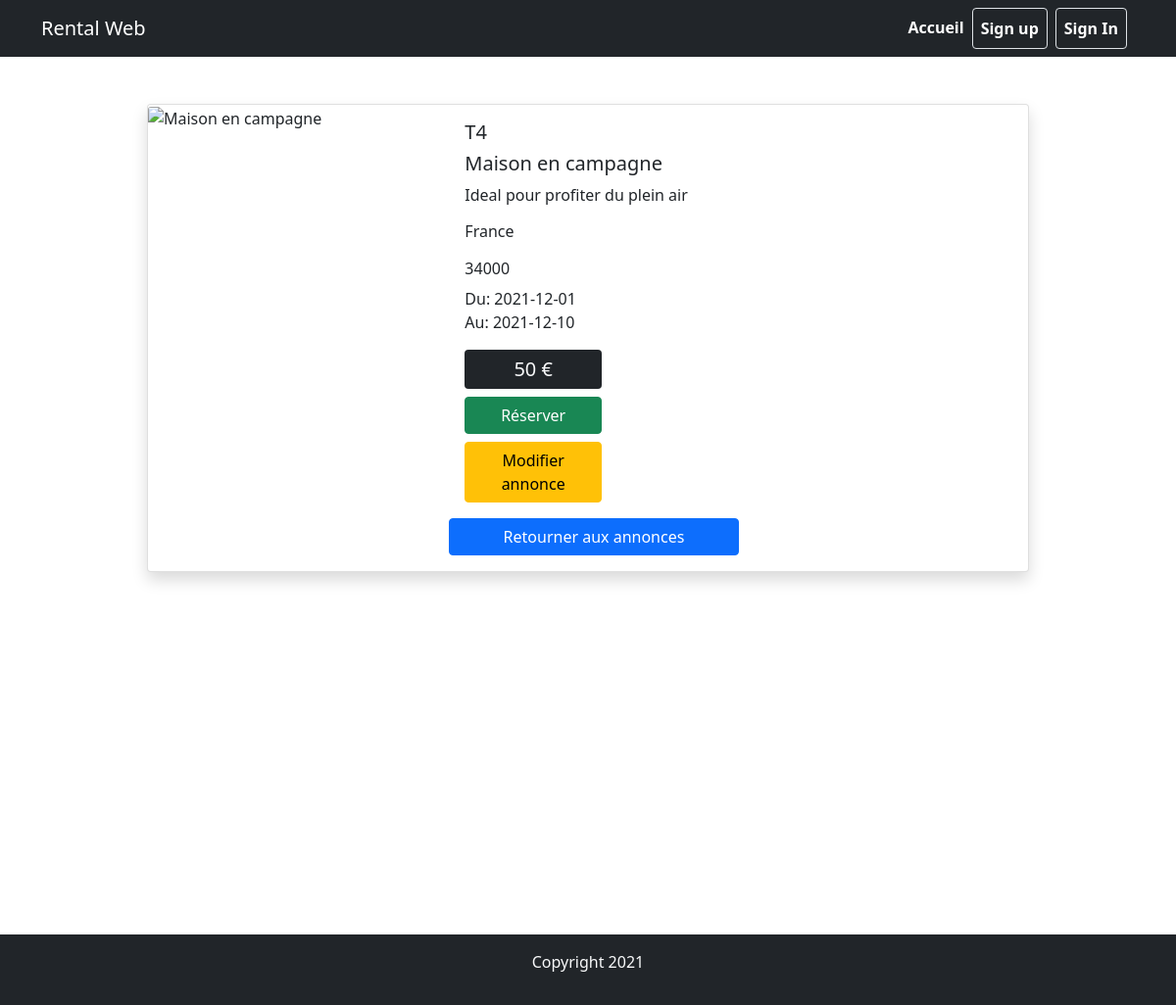
Before: /app/annonce-details.php?id=3 with the older database file.
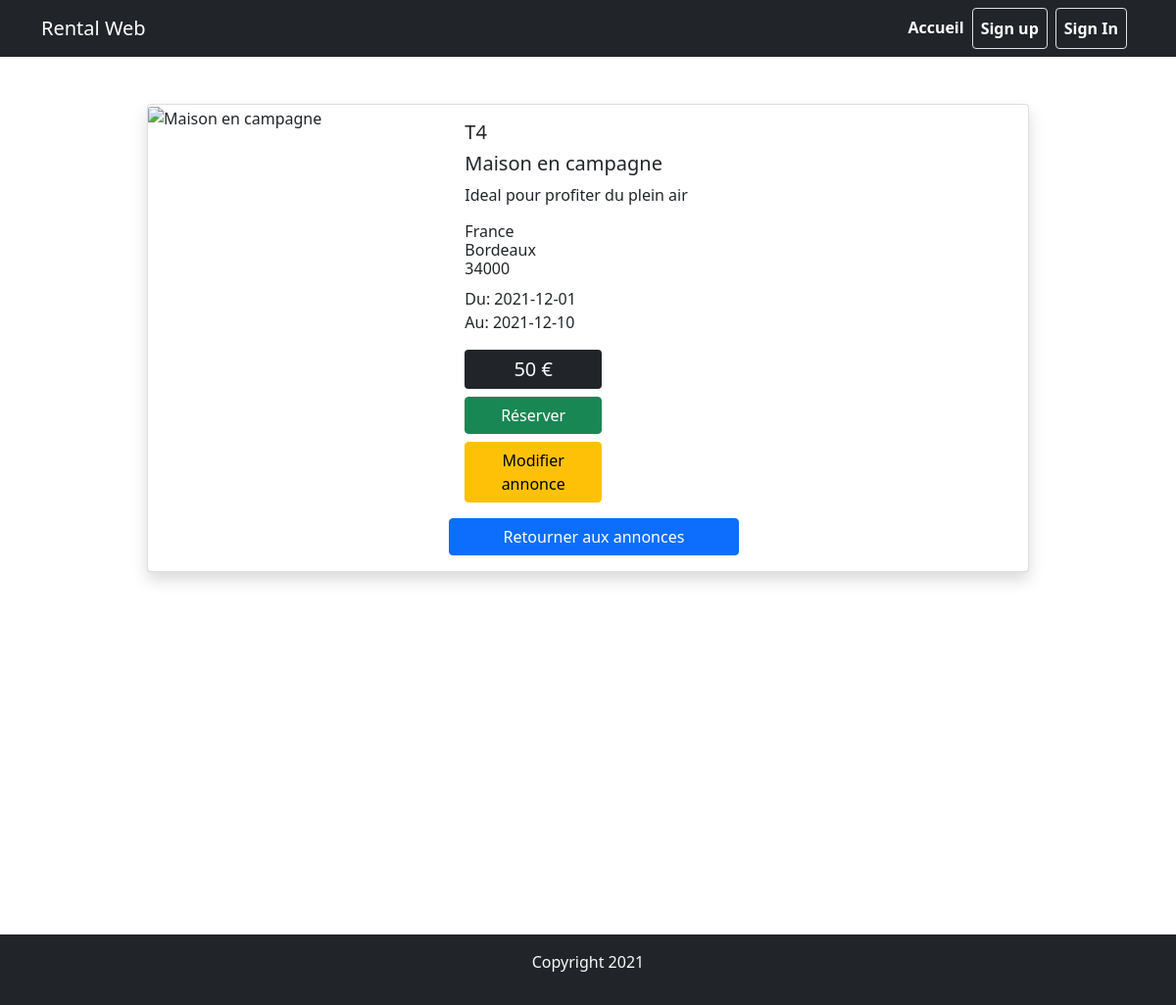
After: the same page with the newer database file.
### tables this page shows
CREATE TABLE annonce(
  annonce_id INT NOT NULL PRIMARY KEY AUTO_INCREMENT,
  title VARCHAR (255) NOT NULL,
  type VARCHAR (255) NOT NULL,
  description TEXT NOT NULL,
  country VARCHAR (255) NOT NULL,
  town VARCHAR (255) NOT NULL,
  cp INT (25) NOT NULL,
  price FLOAT NOT NULL,
  image VARCHAR (600),
  rentalStart Date,
  rentalEnd Date
);

### app/_view-details.php (called while the page is built, shortened)
<?php
$id = $_GET['id'];
$viewAnnonce = "SELECT * from annonce WHERE annonce_id = :annonce_id";
$reqViewAnnonce = $connexion->prepare($viewAnnonce);
$reqViewAnnonce->bindValue(':annonce_id',$id);
$reqViewAnnonce->execute();
$annonce = $reqViewAnnonce->fetch();
?>

### app/annonce-details.php (the view, shortened to what this page needs)
<?php
require "includes/connect.php";
include_once "_head.php";
include_once "_view-details.php"
?>
<section class="vh-100 my-5">
    <div class="card mb-3 w-75 mx-auto rounded shadow">
        <div class="row no-gutters">
            <div class="col-md-4">
                <img src="<?php echo $annonce['image']; ?>" class="card-img" alt="<?php echo $annonce['title']; ?>">
            </div>
            <div class="col-md-8">
                <div class="card-body">
                    <h5 class="card-title"> <?php echo $annonce['type']; ?> </h5>
                    <h5 class="card-title"> <?php echo $annonce['title']; ?> </h5>
                    <p class="card-text"> <?php echo $annonce['description']; ?> </p>
                    <h6 class="card-title">
                        <?php echo $annonce['country']; ?> <br>
                        <?php echo $annonce['town']; ?> <br>
                        <?php echo $annonce['cp']; ?>
                    </h6>
                    <p class="card-text">
                        Du: <?php echo $annonce['rentalStart']; ?> <br>
                        Au: <?php echo $annonce['rentalEnd']; ?>
                    </p>
                    <h5 class="card-title bg-dark text-light text-center w-25 rounded p-2"> <?php echo $annonce['price']; ?> €</h5>
                    <button type="submit" class="btn btn-success w-25">Réserver</button>
                    <div class="mt-2">
                        <a href="edit-annonce.php?id=<?php echo $product['product_id']; ?>" class="btn btn-warning w-25 text-center">Modifier annonce</a>
                    </div>
                </div>
                <a href="page-annonces.php?id=<?php echo $annonce['annonce_id']; ?>" class="btn btn-primary mb-3 w-50">Retourner aux annonces</a>
            </div>
        </div>
    </div>
</section>
<?php include_once "_footer.php" ?>

### app/_head.php (shortened to what this page needs)
<!DOCTYPE html>
<html lang="en">
    <head>
        <link href="https://cdn.jsdelivr.net/npm/bootstrap@5.1.3/dist/css/bootstrap.min.css" rel="stylesheet"
>
    </head>
    <body>
        <?php include_once "_navbar.php";?>
    </body>
</html>

### app/_navbar.php (shortened to what this page needs)
<nav class="navbar navbar-expand-lg navbar-dark bg-dark">
    <div class="container">
        <a class="navbar-brand" href="index.php">Rental Web</a>
        <div class="collapse navbar-collapse fw-bold" id="navbarSupportedContent">
            <ul class="navbar-nav ms-auto mb-2 mb-lg-0">
                <li class="nav-item">
                    <a class="nav-link active" aria-current="page" href="index.php">Accueil</a>
                </li>
                <?php
                if(!empty($_SESSION)){
               ?>
                    <li class="nav-item">
                        <a class="nav-link active" aria-current="page" href="page-annonces.php">Annonces</a>
                    </li>
                    <li class="nav-item">
                        <a class="nav-link active" aria-current="page" href="_account.php">Mon compte</a>
                    </li>
                    <li class="nav-item border rounded">
                        <a class="nav-link active" aria-current="page" href="?logout">Logout</a>
                    </li>
                <?php }else{?>
                    <li class="nav-item border rounded me-2">
                        <a class="nav-link active" aria-current="page" href="sign-up.php">Sign up</a>
                    </li>
                    <li class="nav-item border rounded me-2">
                        <a class="nav-link active" aria-current="page" href="sign-in.php">Sign In</a>
                    </li>
                <?php }?>
            </ul>
        </div>
    </div>
</nav>

### app/_footer.php (shortened to what this page needs)
<footer class="mt-5 p-3 bg-dark">
    <p class="text-center text-light">Copyright 2021</p>
</footer>

Changed rows visible on the page:
changed annonce "Maison en campagne": town (not shown) → "Bordeaux"
